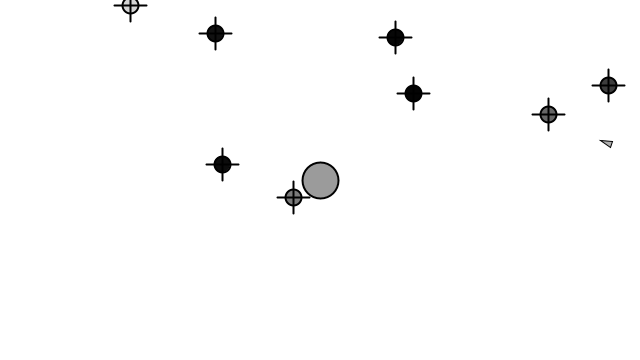
Frame 1 (no input)
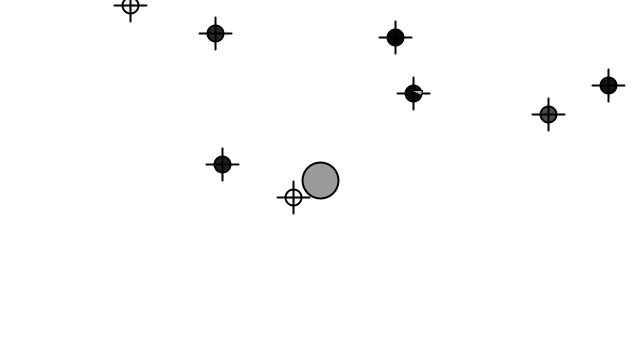
Frame 60 (the mouse pressed at the canvas centre just before this capture)
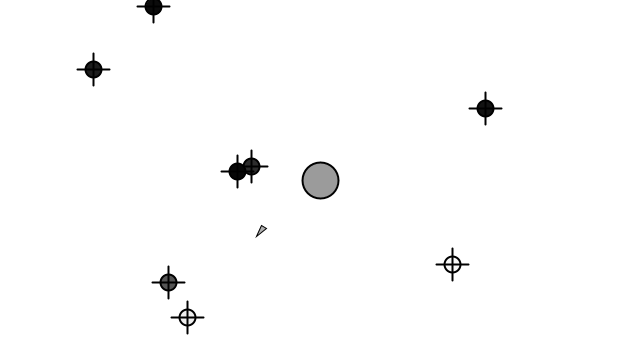
Frame 120 (the mouse held since frame 60 and released just before this capture)

The Processing sketch that drew these frames (run headless with seeded random() and noise(); from frame 60 on, the mouse is pressed at the canvas centre):

// Processing sketch: exer_10_3
// ── exer_10_3.pde
/* Exercise 10.3
Visualize the weights of the network. Try mapping each target’s corresponding weight to its brightness. */

// A Vehicle controlled by a Perceptron

Vehicle v;

PVector desired;

ArrayList<PVector> targets;

void setup() {
  size(640, 360);
  // The Vehicle's desired position
  desired = new PVector(width/2,height/2);

  
  // Create a list of targets
  makeTargets();
  
  // Create the Vehicle (it has to know about the number of targets
  // in order to configure its brain)
  v = new Vehicle(targets.size(), random(width), random(height));
}

// Make a random ArrayList of targets to steer towards
void makeTargets() {
  targets = new ArrayList<PVector>();
  for (int i = 0; i < 8; i++) {
    targets.add(new PVector(random(width), random(height)));
  }
}

void draw() {
  background(255);

  // Draw a circle to show the Vehicle's goal
  stroke(0);
  strokeWeight(2);
  fill(0, 100);
  ellipse(desired.x, desired.y, 36, 36);

  // Draw the targets
  int count = 0;
  for (PVector target : targets) {
    float w = v.brain.weights[count];
    color c = color(int(map(w, 0, 1, 0, 255)));
    fill(c);
    stroke(0);
    strokeWeight(2);
    ellipse(target.x, target.y, 16, 16);
    line(target.x,target.y-16,target.x,target.y+16);
    line(target.x-16,target.y,target.x+16,target.y);
    count++;
  }
  
  // Update the Vehicle
  v.steer(targets);
  v.update();
  v.display();
}

void mousePressed() {
  makeTargets();
}
// ── Perceptron.pde
// The Nature of Code
// Daniel Shiffman
// http://natureofcode.com

// Simple Perceptron Example
// See: http://en.wikipedia.org/wiki/Perceptron

// Perceptron Class

class Perceptron {
  float[] weights;  // Array of weights for inputs
  float c;          // learning constant

  // Perceptron is created with n weights and learning constant
  Perceptron(int n, float c_) {
    weights = new float[n];
    c = c_;
    // Start with random weights
    for (int i = 0; i < weights.length; i++) {
      weights[i] = random(0, 1);
    }
  }

  // Function to train the Perceptron
  // Weights are adjusted based on vehicle's error
  void train(PVector[] forces, PVector error) {
    for (int i = 0; i < weights.length; i++) {
      weights[i] += c*error.x*forces[i].x;         
      weights[i] += c*error.y*forces[i].y;
      weights[i] = constrain(weights[i], 0, 1);
    }
  }

  // Give me a steering result
  PVector feedforward(PVector[] forces) {
    // Sum all values
    PVector sum = new PVector();
    for (int i = 0; i < weights.length; i++) {
      forces[i].mult(weights[i]);
      sum.add(forces[i]);
    }
    return sum;
  }
}
// ── Vehicle.pde
// Seek
// Daniel Shiffman <http://www.shiffman.net>

// The "Vehicle" class

class Vehicle {
  
  // Vehicle now has a brain!
  Perceptron brain;
  
  PVector position;
  PVector velocity;
  PVector acceleration;
  float r;
  float maxforce;    // Maximum steering force
  float maxspeed;    // Maximum speed

  Vehicle(int n, float x, float y) {
    brain = new Perceptron(n,0.001);
    acceleration = new PVector(0,0);
    velocity = new PVector(0,0);
    position = new PVector(x,y);
    r = 3.0;
    maxspeed = 4;
    maxforce = 0.1;
  }

  // Method to update position
  void update() {
    // Update velocity
    velocity.add(acceleration);
    // Limit speed
    velocity.limit(maxspeed);
    position.add(velocity);
    // Reset accelerationelertion to 0 each cycle
    acceleration.mult(0);
    
    position.x = constrain(position.x,0,width);
    position.y = constrain(position.y,0,height);
  }

  void applyForce(PVector force) {
    // We could add mass here if we want A = F / M
    acceleration.add(force);
  }
  
  // Here is where the brain processes everything
  void steer(ArrayList<PVector> targets) {
    // Make an array of forces
    PVector[] forces = new PVector[targets.size()];
    
    // Steer towards all targets
    for (int i = 0; i < forces.length; i++) {
      forces[i] = seek(targets.get(i));
    }
    
    // That array of forces is the input to the brain
    PVector result = brain.feedforward(forces);
    
    // Use the result to steer the vehicle
    applyForce(result);
    
    // Train the brain according to the error
    PVector error = PVector.sub(desired, position);
    brain.train(forces,error);
    
  }
  
  // A method that calculates a steering force towards a target
  // STEER = DESIRED MINUS VELOCITY
  PVector seek(PVector target) {
    PVector desired = PVector.sub(target,position);  // A vector pointing from the position to the target
    
    // Normalize desired and scale to maximum speed
    desired.normalize();
    desired.mult(maxspeed);
    // Steering = Desired minus velocity
    PVector steer = PVector.sub(desired,velocity);
    steer.limit(maxforce);  // Limit to maximum steering force
    
    return steer;
  }
    
  void display() {
    
    // Draw a triangle rotated in the direction of velocity
    float theta = velocity.heading2D() + PI/2;
    fill(175);
    stroke(0);
    strokeWeight(1);
    pushMatrix();
    translate(position.x,position.y);
    rotate(theta);
    beginShape();
    vertex(0, -r*2);
    vertex(-r, r*2);
    vertex(r, r*2);
    endShape(CLOSE);
    popMatrix();
  }
}
